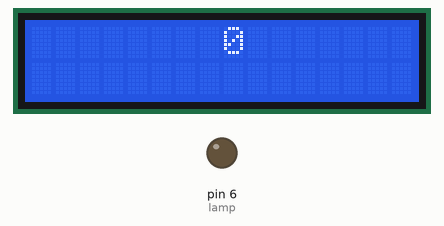
Simulated run of this sketch. Board: Arduino Uno, built with avr-gcc and run on an emulated ATmega328P. Parts: 16×2 character LCD, output pins drawn as LEDs (lit = HIGH).

Above: at 0.1 s.
At 2.6 s:
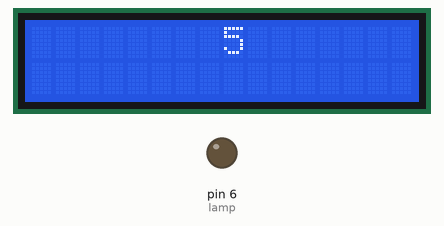
At 5.6 s:
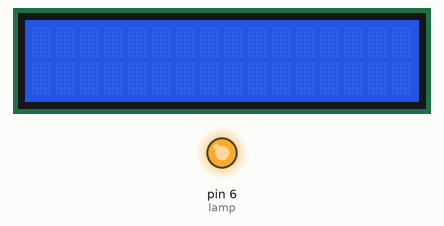
At 8.6 s:
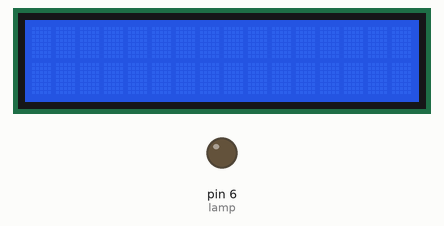
Timing chart, 0 to 38.7 s (numbered marks = the images above):
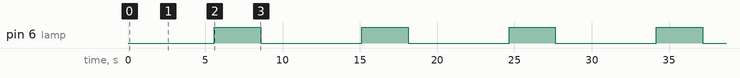

The sketch:

temporizador1__1_.ino
```cpp
#include<LiquidCrystal.h>

byte lamp = 6;
int tempo = 0;

LiquidCrystal lcd(12, 11, 5, 4, 3, 2);

void setup() {
  pinMode(lamp, OUTPUT);
  lcd.begin(16,2);
}

void loop() {
  lcd.clear();

  for(int i=0; i <= 10; i++) {
  lcd.setCursor(8,0);
  lcd.print(i);
  delay(500);
  lcd.clear();
  }

  digitalWrite(lamp,1);
  delay(3000);
  digitalWrite(lamp,0);
  delay(1000);
}

  
```

Measured:
- by itself, pin 6 (lamp): alternates HIGH for 3.0 s and LOW for 6.5 s
- by itself, everything shown: repeats every 9.5 s, in 13 steps
- what the display in image 1 shows lasts 0.5 s, from 2.6 s to 3.1 s
